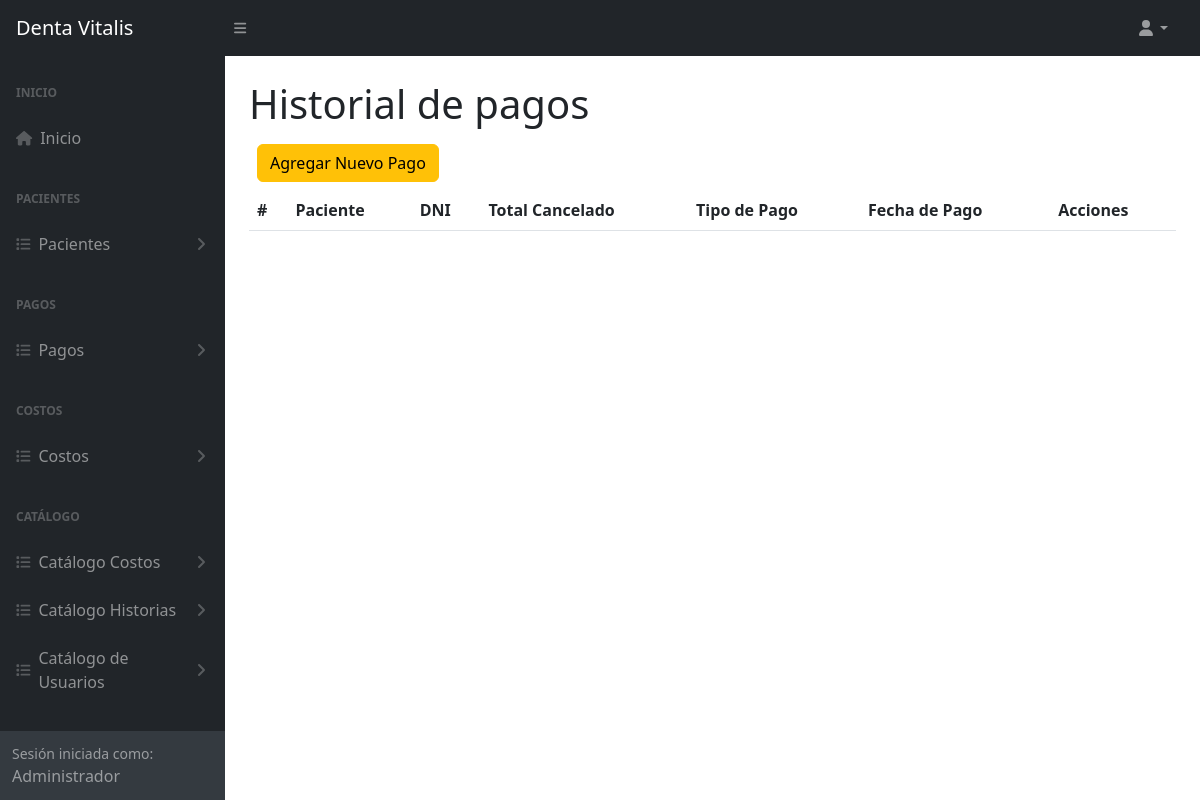
Before: /historialPagos (signed in) with the older database file.
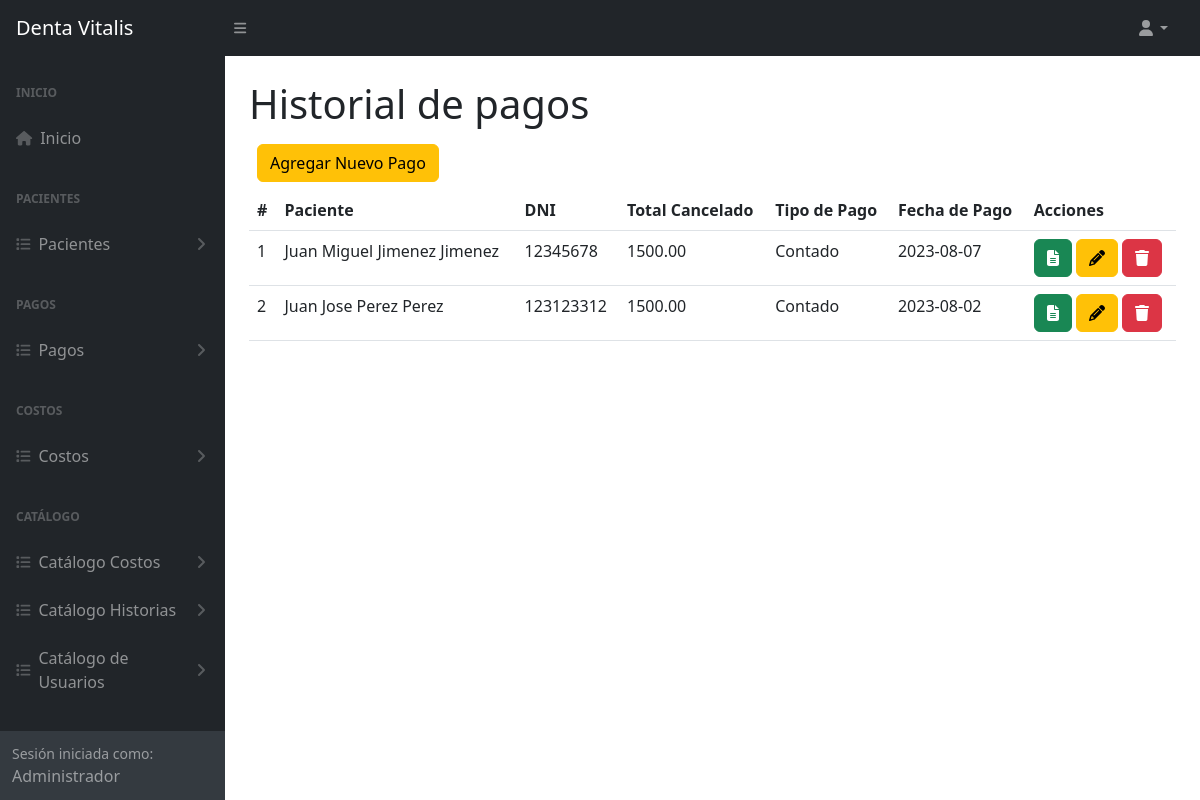
After: the same page with the newer database file.
### tables this page shows
CREATE TABLE `tba_pago`  (
  `IdPago` int NOT NULL AUTO_INCREMENT,
  `IdPaciente` int NOT NULL,
  `IdTipoPago` int NOT NULL,
  `TotalPago` decimal(10, 2) NOT NULL,
  `FechaPago` date NOT NULL,
  `UsuarioCreado` int NOT NULL,
  `UsuarioActualiza` int NOT NULL,
  `FechaCreacion` datetime NOT NULL,
  `FechaActualizacion` datetime NOT NULL,
  PRIMARY KEY (`IdPago`) USING BTREE,
  INDEX `tba_pago_fkPaciente`(`IdPaciente`) USING BTREE,
  INDEX `tba_pago_fkTipoPago`(`IdTipoPago`) USING BTREE,
  CONSTRAINT `tba_pago_fkPaciente` FOREIGN KEY (`IdPaciente`) REFERENCES `tba_paciente` (`IdPaciente`) ON DELETE RESTRICT ON UPDATE RESTRICT,
  CONSTRAINT `tba_pago_fkTipoPago` FOREIGN KEY (`IdTipoPago`) REFERENCES `tba_tipodepago` (`IdTipoPago`) ON DELETE RESTRICT ON UPDATE RESTRICT
);

CREATE TABLE `tba_paciente`  (
  `IdPaciente` int NOT NULL AUTO_INCREMENT,
  `NombrePaciente` varchar(100) NOT NULL,
  `ApellidoPaciente` varchar(100) NOT NULL,
  `DNIPaciente` int NOT NULL,
  `SexoPaciente` varchar(12) NULL DEFAULT NULL,
  `EdadPaciente` varchar(11) NULL DEFAULT NULL,
  `FechaNacimiento` date NULL DEFAULT NULL,
  `CelularPaciente` varchar(11) NOT NULL,
  `DomicilioPaciente` varchar(255) NULL DEFAULT NULL,
  `LugarProcedencia` varchar(100) NULL DEFAULT NULL,
  `LugarNacimiento` varchar(80) NULL DEFAULT NULL,
  `GradoInstruccion` varchar(20) NULL DEFAULT NULL,
  `RazaPaciente` varchar(20) NULL DEFAULT NULL,
  `OcupacionPaciente` varchar(20) NULL DEFAULT NULL,
  `ReligionPaciente` varchar(20) NULL DEFAULT NULL,
  `EstadoCivil` varchar(20) NULL DEFAULT NULL,
  `NumeroContactoPaciente` varchar(11) NULL DEFAULT NULL,
  `NombreContactoPaciente` varchar(100) NULL DEFAULT NULL,
  `UsuarioCreado` int NOT NULL,
  `UsuarioActualiza` int NOT NULL,
  `FechaCreacion` datetime NOT NULL,
  `FechaActualizacion` datetime NOT NULL,
  PRIMARY KEY (`IdPaciente`) USING BTREE
);

CREATE TABLE `tba_tipodepago`  (
  `IdTipoPago` int NOT NULL AUTO_INCREMENT,
  `DescripcionTipo` varchar(30) NOT NULL,
  PRIMARY KEY (`IdTipoPago`) USING BTREE
);

### controller/plantilla.controller.php (called while the page is built)
<?php
class ControllerPlantilla
{
  static public function ctrPlantilla()
  {
    include "view/plantilla.php";
  }
}

### index.php (called while the page is built, shortened)
<?php
require_once "controller/plantilla.controller.php";
require_once "controller/pagos.controller.php";
require_once "model/pagos.model.php";
$plantilla = new ControllerPlantilla();
$plantilla -> ctrPlantilla();

### controller/pagos.controller.php (called while the page is built, shortened)
<?php
class ControllerPagos
{
  public static function ctrMostrarTodosLosPagos()
  {
    $tabla = "tba_pago";
    $listaPagos = ModelPagos::mdlMostrarTodosLosPagos($tabla);
    return $listaPagos;
  }
}

### model/conexion.php (called while the page is built)
<?php
class Conexion
{
  static public function conn()
  {
    $link = new PDO("mysql:host=localhost;dbname=db_dentavitalis","root","");
		$link->exec("set names utf8");
		return $link;
  }
}

### model/pagos.model.php (called while the page is built, shortened)
<?php
require_once "conexion.php";
class ModelPagos
{
  public static function mdlMostrarTodosLosPagos($tabla)
  {
    $statement = Conexion::conn()->prepare("SELECT tba_pago.IdPago, tba_pago.IdPaciente, tba_pago.IdTipoPago, tba_pago.TotalPago, tba_pago.FechaPago, tba_tipodepago.DescripcionTipo, tba_paciente.NombrePaciente, tba_paciente.ApellidoPaciente, tba_paciente.DNIPaciente FROM $tabla INNER JOIN tba_tipodepago ON tba_pago.IdTipoPago = tba_tipodepago.IdTipoPago INNER JOIN tba_paciente ON tba_pago.IdPaciente = tba_paciente.IdPaciente ORDER BY IdPago DESC");
    $statement -> execute();
    return $statement -> fetchAll();
  }
}

### view/modules/historialPagos.php (the view, shortened to what this page needs)
</div>
        </div>
        <div class="sb-sidenav-footer">
          <div class="small">Sesión iniciada como:</div>
          <?php echo $_SESSION["nombreUsuario"] ?>
        </div>
      </nav>
    </div>
    <div id="layoutSidenav_content">
      <main class="bg">
        <div class="container-fluid px-4">
          <h1 class="mt-4">Historial de pagos</h1>
          <div class="d-inline-flex m-2">
          <button type="button" class="btn btn-warning" data-bs-toggle="modal" data-bs-target="#modalAgregarPago">
              Agregar Nuevo Pago
            </button>
          </div>
          <div class="card-body">
            <table id="datatablesSimple" class="data-table-AllCostos table">
              <thead>
                <tr>
                  <th>#</th>
                  <th>Paciente</th>
                  <th>DNI</th>
                  <th>Total Cancelado</th>
                  <th>Tipo de Pago</th>
                  <th>Fecha de Pago</th>
                  <th>Acciones</th>
                </tr>
              </thead>
              <tbody>
                <?php
                  $listaPagos = ControllerPagos::ctrMostrarTodosLosPagos();
                  foreach($listaPagos as $key => $value)
                  {
                    echo
                    '<tr>
                      <td>'.($key + 1).'</td>
                      <td>'.$value["NombrePaciente"].' '.$value["ApellidoPaciente"].'</td>
                      <td>'.$value["DNIPaciente"].'</td>
                      <td>'.$value["TotalPago"].'</td>
                      <td>'.$value["DescripcionTipo"].'</td>
                      <td>'.$value["FechaPago"].'</td>
                      <td>
                        <button class="btn btn-success btnDescargarPago" id="btnDescargarPago" codPago="'.$value["IdPago"].'"><i class="fa-solid fa-file-text"></i></button>
                        <button class="btn btn-warning btnEditarPago" id="btnEditarPago" codPago="'.$value["IdPago"].'"><i class="fa-solid fa-pencil"></i></button>
                        <button class="btn btn-danger btnEliminarPago" codPago="'.$value["IdPago"].'"><i class="fa-solid fa-trash"></i></button>
                      </td>
                    </tr>';
                  }
                ?>
              </tbody>
            </table>
          </div>
        </div>
      </main>
    </div>
  </div>

### view/plantilla.php (shortened to what this page needs)
<!DOCTYPE html>
<html lang="es">
<head>
  <?php require "modules/header.php" ?>
</head>
  <?php
    if (isset($_SESSION["login"]) && $_SESSION["login"] == "ok")
    {
      echo '<body class="sb-nav-fixed">';
      include "modules/navbar.php";
      echo '
      <div id="layoutSidenav">
        <div id="layoutSidenav_nav">
          <nav class="sb-sidenav accordion sb-sidenav-dark" id="sidenavAccordion">
            <div class="sb-sidenav-menu">
              <div class="nav">';
      include "modules/menu.php";
      if(isset($_GET["ruta"]))
      {
        if(
          $_GET["ruta"] == "home" ||
          $_GET["ruta"] == "usuario" ||
          $_GET["ruta"] == "editarSalida" ||
          $_GET["ruta"] == "procedimientos" ||
          $_GET["ruta"] == "gastos" ||
          $_GET["ruta"] == "socios" ||
          $_GET["ruta"] == "pacientes" ||
          $_GET["ruta"] == "allCostos" ||
          $_GET["ruta"] == "centroCostos" ||
          $_GET["ruta"] == "crearNuevoCosto" ||
          $_GET["ruta"] == "editarCosto" ||
          $_GET["ruta"] == "buscarCostos" ||
          $_GET["ruta"] == "reporteCostos" ||
          $_GET["ruta"] == "historiaClinica" ||
          $_GET["ruta"] == "crearNuevaHistoria" ||
          $_GET["ruta"] == "editarHistoria" ||
          $_GET["ruta"] == "planTratamiento" ||
          $_GET["ruta"] == "pagosPendientes" ||
          $_GET["ruta"] == "historialPagos" ||
          $_GET["ruta"] == "visualizarHistoria" ||
          $_GET["ruta"] == "calendario" ||
          $_GET["ruta"] == "signout"
        )
        {
          include "modules/".$_GET["ruta"].".php";
        }
        else
        {
          include "web/404.html";
        }
      }
      else
      {
        include "modules/home.php";
      }
      echo '<footer>';
      include "modules/footer.php";
      echo '</footer>';
    }
    else
    {
      include "modules/login.php";
    }
  ?>
  <link rel="stylesheet" type="text/css" href="https://cdn.jsdelivr.net/npm/daterangepicker/daterangepicker.css" />
</body>
</html>

### view/modules/header.php (shortened to what this page needs)
<link href="https://cdn.jsdelivr.net/npm/simple-datatables@7.1.2/dist/style.min.css" rel="stylesheet" />
<link href="css/styles.css" rel="stylesheet" />
<link href="css/styles-dentaVitalis.css" rel="stylesheet" />
<link href="https://cdn.jsdelivr.net/npm/sweetalert2@11.7.5/dist/sweetalert2.min.css" rel="stylesheet">

### view/modules/navbar.php (shortened to what this page needs)
  <nav class="sb-topnav navbar navbar-expand navbar-dark bg-dark">
  <a class="navbar-brand ps-3" href="index.php">Denta Vitalis</a>
  <button class="btn btn-link btn-sm order-1 order-lg-0 me-4 me-lg-0" id="sidebarToggle" href="#!"><i class="fas fa-bars"></i></button>
  <ul class="navbar-nav ms-auto ms-md-0 me-3 me-lg-4">
    <li class="nav-item dropdown">
      <a class="nav-link dropdown-toggle" id="navbarDropdown" href="#" role="button" data-bs-toggle="dropdown" aria-expanded="false"><i class="fas fa-user fa-fw"></i></a>
    </li>
  </ul>
</nav>

### view/modules/menu.php (shortened to what this page needs)
<div class="sb-sidenav-menu-heading">Inicio</div>
<a class="nav-link" href="home">
  <div class="sb-nav-link-icon"><i class="fas fa-home"></i></div>
  Inicio
</a>
<div class="sb-sidenav-menu-heading">Pacientes</div>
  <a class="nav-link collapsed" href="#" data-bs-toggle="collapse" data-bs-target="#listaHistoria" aria-expanded="false" aria-controls="collapseLayouts">
    <div class="sb-nav-link-icon"><i class="fas fa-list"></i></div>
    Pacientes
    <div class="sb-sidenav-collapse-arrow"><i class="fas fa-angle-down"></i></div>
  </a>
<div class="sb-sidenav-menu-heading">Pagos</div>
  <a class="nav-link collapsed" href="#" data-bs-toggle="collapse" data-bs-target="#listaPagos" aria-expanded="false" aria-controls="collapseLayouts">
    <div class="sb-nav-link-icon"><i class="fas fa-list"></i></div>
    Pagos
    <div class="sb-sidenav-collapse-arrow"><i class="fas fa-angle-down"></i></div>
  </a>
<div class="sb-sidenav-menu-heading">Costos</div>
  <a class="nav-link collapsed" href="#" data-bs-toggle="collapse" data-bs-target="#listaCostos" aria-expanded="false" aria-controls="collapseLayouts">
    <div class="sb-nav-link-icon"><i class="fas fa-list"></i></div>
    Costos
    <div class="sb-sidenav-collapse-arrow"><i class="fas fa-angle-down"></i></div>
  </a>
<div class="sb-sidenav-menu-heading">Catálogo</div>
  <a class="nav-link collapsed" href="#" data-bs-toggle="collapse" data-bs-target="#listaCatalogoCostos" aria-expanded="false" aria-controls="collapseLayouts">
    <div class="sb-nav-link-icon"><i class="fas fa-list"></i></div>
    Catálogo Costos
    <div class="sb-sidenav-collapse-arrow"><i class="fas fa-angle-down"></i></div>
  </a>
  <a class="nav-link collapsed" href="#" data-bs-toggle="collapse" data-bs-target="#listaCatalogoPacientes" aria-expanded="false" aria-controls="collapseLayouts">
    <div class="sb-nav-link-icon"><i class="fas fa-list"></i></div>
    Catálogo Historias
    <div class="sb-sidenav-collapse-arrow"><i class="fas fa-angle-down"></i></div>
  </a>
    <a class="nav-link collapsed" href="#" data-bs-toggle="collapse" data-bs-target="#listaCatalogoUsuarios" aria-expanded="false" aria-controls="collapseLayouts">
    <div class="sb-nav-link-icon"><i class="fas fa-list"></i></div>
    Catálogo de Usuarios
    <div class="sb-sidenav-collapse-arrow"><i class="fas fa-angle-down"></i></div>
  </a>

### view/modules/footer.php (shortened to what this page needs)
<div class="container-fluid px-4">
  <div class="d-flex align-items-center justify-content-between small">
    <div class="text-muted">Copyright &copy; Simoni 2023</div>
  </div>
</div>

Changed rows visible on the page:
added tba_pago: IdPaciente.NombrePaciente "Juan Miguel", IdPaciente.ApellidoPaciente "Jimenez Jimenez", IdPaciente.DNIPaciente "12345678", TotalPago "1500.00", IdTipoPago.DescripcionTipo "Contado", FechaPago "2023-08-07"
added tba_pago: IdPaciente.NombrePaciente "Juan Jose", IdPaciente.ApellidoPaciente "Perez Perez", IdPaciente.DNIPaciente "123123312", TotalPago "1500.00", IdTipoPago.DescripcionTipo "Contado", FechaPago "2023-08-02"
